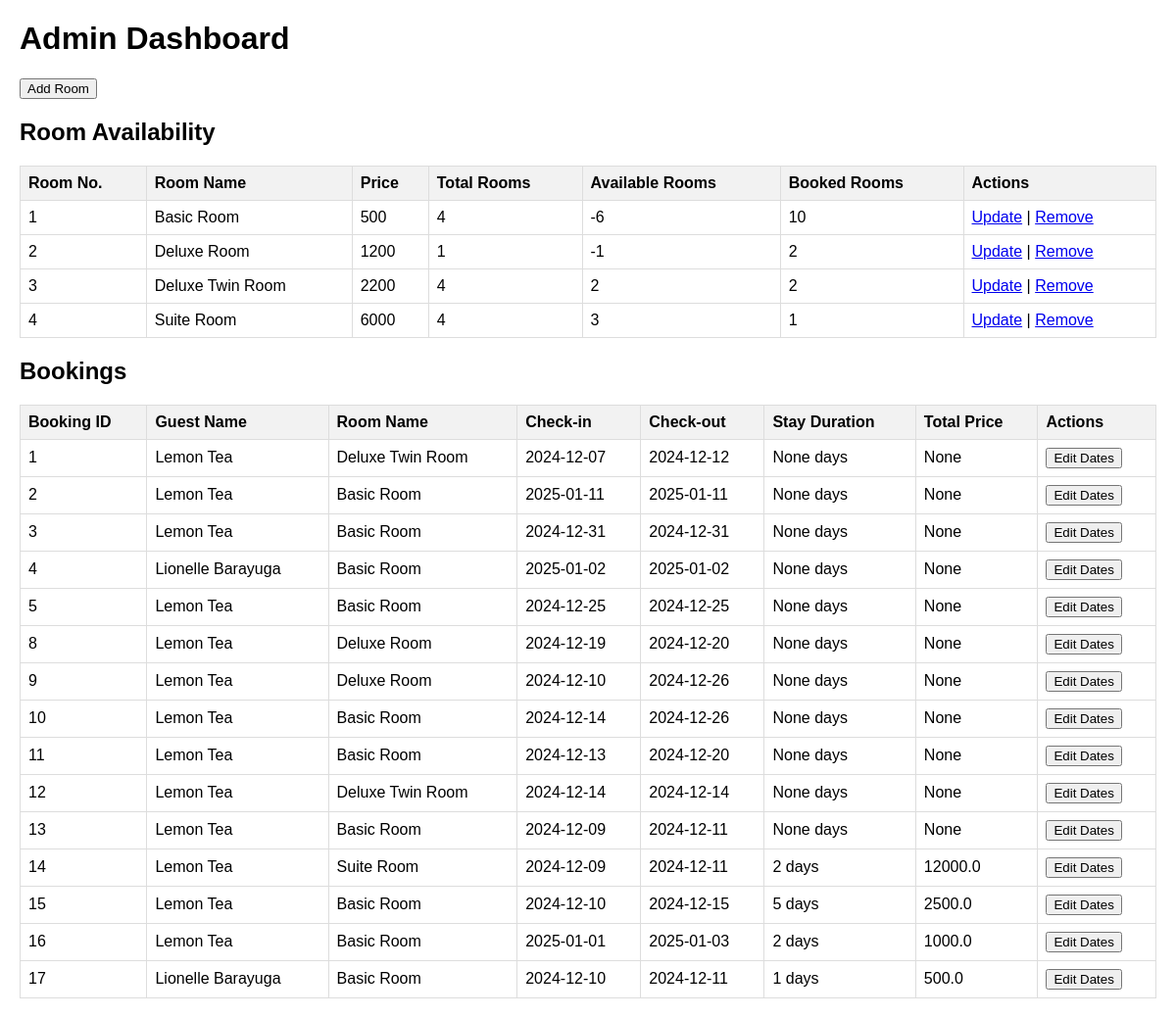
Before: /admin_dashboard with the older database file.
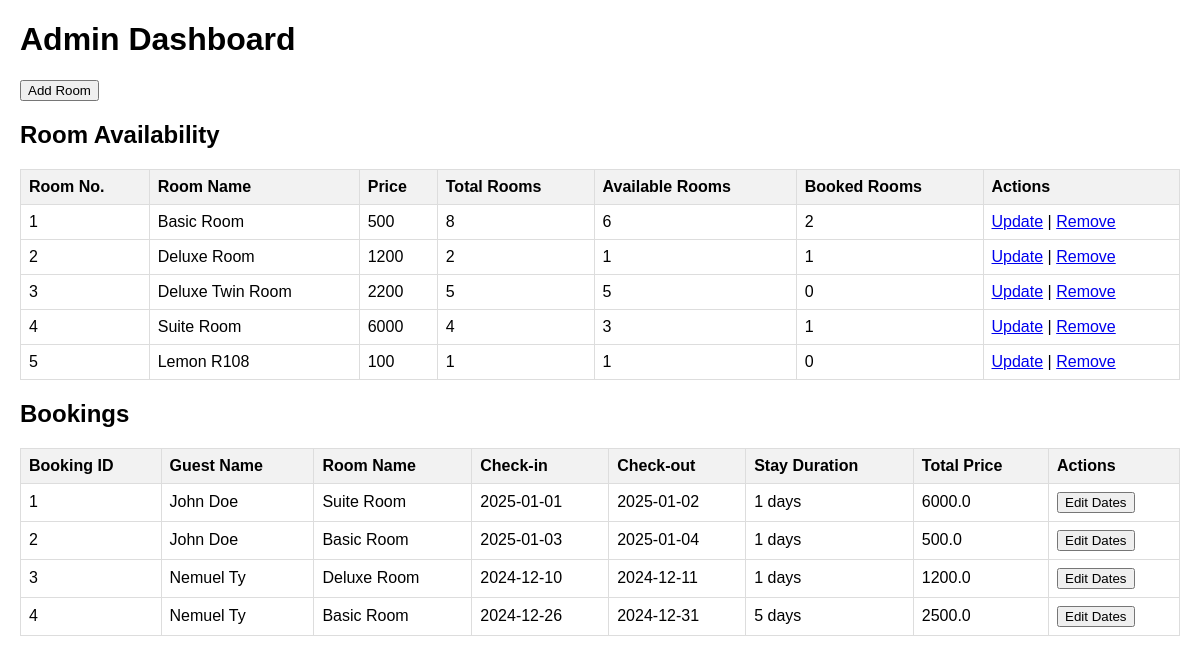
After: the same page with the newer database file.
### tables this page shows
CREATE TABLE "ROOMS" (
	"room_id"	INTEGER NOT NULL UNIQUE ,
	"Room_name"	TEXT,
	"Room_Cost"	INTEGER,
	"Room_Availability"	TEXT,
	PRIMARY KEY("room_id")
);

CREATE TABLE BOOKING (
    booking_id INTEGER PRIMARY KEY AUTOINCREMENT,
    guest_id INT,
    check_in DATE,
    check_out DATE,
    adult_guest INT,
    child_guest INT,
    room_name VARCHAR(50), stay_duration INTEGER, total_price REAL,
    FOREIGN KEY (guest_id) REFERENCES GUEST(guest_id)
);

CREATE TABLE "GUEST" (
	"guest_id"	INTEGER NOT NULL UNIQUE,
	"firstname"	TEXT NOT NULL,
	"lastname"	TEXT NOT NULL,
	"gender"	TEXT,
	"cel_num"	INTEGER NOT NULL,
	"address"	TEXT,
	"email"	TEXT NOT NULL UNIQUE,
	"password"	TEXT NOT NULL,
	PRIMARY KEY("guest_id" AUTOINCREMENT)
);

### app.py (the view, shortened to what this page needs)
@app.route("/admin_dashboard", methods=["GET", "POST"])
def admin_dashboard():
    con = sqlite3.connect(currentdirectory + '\\data.db')
    c = con.cursor()
    booking_query = """
        SELECT
            BOOKING.booking_id,
            GUEST.guest_id,
            ROOMS.room_name,
            GUEST.firstname,
            GUEST.lastname,
            BOOKING.check_in,
            BOOKING.check_out,
            ROOMS.room_cost,
            BOOKING.stay_duration,
            BOOKING.total_price
        FROM BOOKING
        JOIN GUEST ON BOOKING.guest_id = GUEST.guest_id
        JOIN ROOMS ON BOOKING.room_name = ROOMS.room_name
    """
    c.execute(booking_query)
    bookings = c.fetchall()
    rooms_query = """
        SELECT
            room_id,
            room_name,
            room_cost,
            room_availability,
            (SELECT COUNT(*) FROM BOOKING WHERE BOOKING.room_name = ROOMS.room_name) as booked_rooms
        FROM ROOMS
    """
    c.execute(rooms_query)
    rooms_to_display = c.fetchall()
    con.close()
    return render_template("admin_dashboard.html",
                           bookings=bookings,
                           rooms_to_display=rooms_to_display)

### templates/admin_dashboard.html (shortened to what this page needs)
<!DOCTYPE html>
<html lang="en">
<head>
</head>
<body>
    <h1>Admin Dashboard</h1>
    <div class="action-buttons">
        <button onclick="window.location.href='{{ url_for('add_room') }}'">Add Room</button>
    </div>
    <h2>Room Availability</h2>
    <table>
        <thead>
            <tr>
                <th>Room No.</th>
                <th>Room Name</th>
                <th>Price</th>
                <th>Total Rooms</th>
                <th>Available Rooms</th>
                <th>Booked Rooms</th>
                <th>Actions</th>
            </tr>
        </thead>
        <tbody>
            {% for room_display in rooms_to_display %}
                <tr>
                    <td>{{ room_display[0] }}</td>
                    <td>{{ room_display[1] }}</td>
                    <td>{{ room_display[2] }}</td>
                    <td>{{ room_display[3] }}</td>
                    <td>{{ room_display[3]|int - room_display[4]|int }}</td>
                    <td>{{ room_display[4] }}</td>
                    <td>
                        <a href="{{ url_for('update_room', room_name=room_display[1]) }}">Update</a> |
                        <a href="{{ url_for('remove_room', room_name=room_display[1]) }}" onclick="return confirm('Are you sure you want to remove this room?')">Remove</a>
                    </td>
                </tr>
            {% endfor %}
        </tbody>
    </table>
    <h2>Bookings</h2>
    <table>
        <thead>
            <tr>
                <th>Booking ID</th>
                <th>Guest Name</th>
                <th>Room Name</th>
                <th>Check-in</th>
                <th>Check-out</th>
                <th>Stay Duration</th>
                <th>Total Price</th>
                <th>Actions</th>
            </tr>
        </thead>
        <tbody>
            {% for booking in bookings %}
                <tr>
                    <td>{{ booking[0] }}</td>
                    <td>{{ booking[3] }} {{ booking[4] }}</td>
                    <td>{{ booking[2] }}</td>
                    <td>{{ booking[5] }}</td>
                    <td>{{ booking[6] }}</td>
                    <td>{{ booking[8] }} days</td>
                    <td>{{ booking[9] }}</td>
                    <td>
                        <button onclick="openEditModal('{{ booking[0] }}', '{{ booking[5] }}', '{{ booking[6] }}')">Edit Dates</button>
                    </td>
                </tr>
            {% endfor %}
        </tbody>
    </table>

### templates/admin_dashboard.html (style rules this page uses)
body { font-family: Arial, sans-serif; margin: 20px; }
table { width: 100%; border-collapse: collapse; margin-bottom: 20px; }
th, td { border: 1px solid #ddd; padding: 8px; text-align: left; }
th { background-color: #f2f2f2; }
.action-buttons { display: flex; gap: 10px; margin-bottom: 20px; }

Changed rows visible on the page:
removed BOOKING: booking_id "5", firstname "Lemon", lastname "Tea", Room_name "Basic Room", check_in "2024-12-25", check_out "2024-12-25", booking "None"
removed BOOKING: booking_id "8", firstname "Lemon", lastname "Tea", Room_name "Deluxe Room", check_in "2024-12-19", check_out "2024-12-20", booking "None"
removed BOOKING: booking_id "9", firstname "Lemon", lastname "Tea", Room_name "Deluxe Room", check_in "2024-12-10", check_out "2024-12-26", booking "None"
removed BOOKING: booking_id "10", firstname "Lemon", lastname "Tea", Room_name "Basic Room", check_in "2024-12-14", check_out "2024-12-26", booking "None"
removed BOOKING: booking_id "11", firstname "Lemon", lastname "Tea", Room_name "Basic Room", check_in "2024-12-13", check_out "2024-12-20", booking "None"
removed BOOKING: booking_id "12", firstname "Lemon", lastname "Tea", Room_name "Deluxe Twin Room", check_in "2024-12-14", check_out "2024-12-14", booking "None"
removed BOOKING: booking_id "13", firstname "Lemon", lastname "Tea", Room_name "Basic Room", check_in "2024-12-09", check_out "2024-12-11", booking "None"
removed BOOKING: booking_id "14", firstname "Lemon", lastname "Tea", Room_name "Suite Room", check_in "2024-12-09", check_out "2024-12-11", stay_duration "2", total_price "12000.0"
removed BOOKING: booking_id "15", firstname "Lemon", lastname "Tea", Room_name "Basic Room", check_in "2024-12-10", check_out "2024-12-15", stay_duration "5", total_price "2500.0"
removed BOOKING: booking_id "16", firstname "Lemon", lastname "Tea", Room_name "Basic Room", check_in "2025-01-01", check_out "2025-01-03", stay_duration "2", total_price "1000.0"
removed BOOKING: booking_id "17", firstname "Lionelle", lastname "Barayuga", Room_name "Basic Room", check_in "2024-12-10", check_out "2024-12-11", stay_duration "1", total_price "500.0"
changed ROOMS "Basic Room": Room_Availability "4" → "8"; room_display[3]|int-room_display[4]|int "-6" → "6"; room_display "10" → "2"
changed ROOMS "Deluxe Room": Room_Availability "1" → "2"; room_display[3]|int-room_display[4]|int "-1" → "1"; room_id "2" → "1"
changed ROOMS "Deluxe Twin Room": Room_Availability "4" → "5"; room_display[3]|int-room_display[4]|int "2" → "5"; room_display "2" → "0"
added ROOMS: room_id "5", Room_name "Lemon R108", Room_Cost "100", Room_Availability "1", room_display[3]|int-room_display[4]|int "1", room_display "0"
changed BOOKING id 1: firstname "Lemon" → "John"; lastname "Tea" → "Doe"; Room_name "Deluxe Twin Room" → "Suite Room"; check_in "2024-12-07" → "2025-01-01"; check_out "2024-12-12" → "2025-01-02"; stay_duration "None" → "1"; total_price "None" → "6000.0"
changed BOOKING id 2: firstname "Lemon" → "John"; lastname "Tea" → "Doe"; check_in "2025-01-11" → "2025-01-03"; check_out "2025-01-11" → "2025-01-04"; stay_duration "None" → "1"; total_price "None" → "500.0"
changed BOOKING id 3: firstname "Lemon" → "Nemuel"; lastname "Tea" → "Ty"; Room_name "Basic Room" → "Deluxe Room"; check_in "2024-12-31" → "2024-12-10"; check_out "2024-12-31" → "2024-12-11"; stay_duration "None" → "1"; total_price "None" → "1200.0"
changed BOOKING id 4: firstname "Lionelle" → "Nemuel"; lastname "Barayuga" → "Ty"; check_in "2025-01-02" → "2024-12-26"; check_out "2025-01-02" → "2024-12-31"; stay_duration "None" → "5"; total_price "None" → "2500.0"
